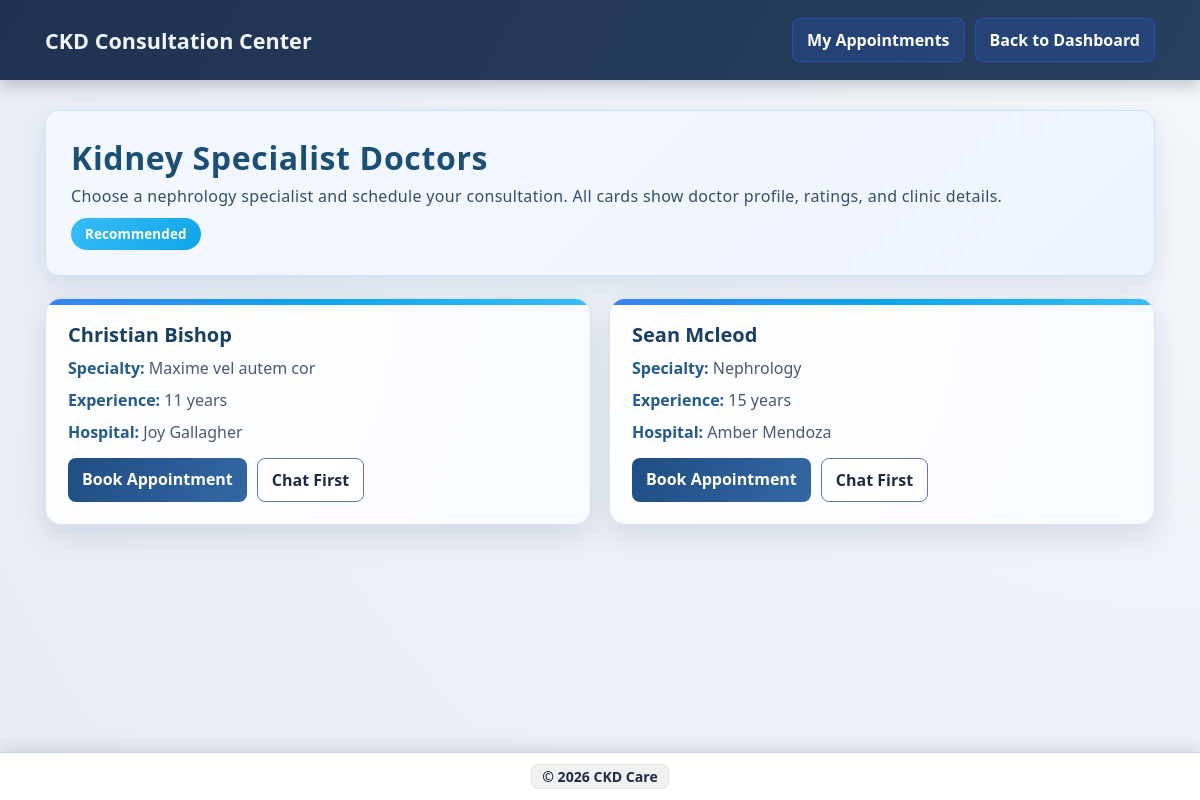
Page /doctors (signed in) on the committed database.
### app.py (models this page shows, shortened)
class User(db.Model):
    id = db.Column(db.Integer, primary_key=True)
    name = db.Column(db.String(120), nullable=False)
    email = db.Column(db.String(120), unique=True, nullable=False)
    password_hash = db.Column(db.String(200), nullable=False)
    role = db.Column(db.String(20), default='patient', nullable=False)
    specialization = db.Column(db.String(120))
    experience_years = db.Column(db.Integer)
    hospital_name = db.Column(db.String(160))
    license_number = db.Column(db.String(120))
    phone = db.Column(db.String(25))
    is_doctor_profile_active = db.Column(db.Boolean, default=False)
    preferred_video_platform = db.Column(db.String(50))
    platform_email = db.Column(db.String(120))
    payment_provider = db.Column(db.String(50))
    payment_account = db.Column(db.String(150))
    created_at = db.Column(db.DateTime, default=datetime.utcnow)
    predictions = db.relationship('PredictionHistory', backref='user', lazy=True, cascade='all, delete-orphan')
    appointments = db.relationship('Appointment', foreign_keys='Appointment.user_id', backref='patient', lazy=True, cascade='all, delete-orphan')
    doctor_appointments = db.relationship('Appointment', foreign_keys='Appointment.doctor_id', backref='doctor_user', lazy=True)
    notifications = db.relationship('Notification', backref='user', lazy=True, cascade='all, delete-orphan')

### app.py (the view)
@app.route('/doctors')
@login_required
@role_required('patient')
def doctors():
    prediction_id = request.args.get('prediction_id', type=int)
    doctors_data = get_available_doctors()
    return render_template('doctors.html', doctors=doctors_data, prediction_id=prediction_id)

### app.py (called while the page is built)
def login_required(f):
    @wraps(f)
    def decorated_function(*args, **kwargs):
        if 'user_id' not in session:
            return redirect(url_for('login'))
        return f(*args, **kwargs)
    return decorated_function

def role_required(role_name):
    def decorator(f):
        @wraps(f)
        def decorated_function(*args, **kwargs):
            if 'user_id' not in session:
                return redirect(url_for('login'))
            if session.get('user_role') != role_name:
                return redirect(url_for('dashboard'))
            return f(*args, **kwargs)
        return decorated_function
    return decorator

def get_available_doctors():
    doctors = User.query.filter_by(role='doctor', is_doctor_profile_active=True).order_by(User.name.asc()).all()
    return [
        {
            'id': doctor.id,
            'name': doctor.name,
            'experience': f"{doctor.experience_years or 0} years",
            'hospital': doctor.hospital_name or 'N/A',
            'specialty': doctor.specialization or 'Nephrology'
        }
        for doctor in doctors
    ]

def get_unread_notification_count(user_id):
    return Notification.query.filter_by(user_id=user_id, is_read=False).count()

@app.context_processor
def inject_global_notification_state():
    user_id = session.get('user_id')
    data = {'unread_notification_count': 0}
    if user_id:
        data['unread_notification_count'] = get_unread_notification_count(user_id)
    data['current_year'] = datetime.utcnow().year
    return data

### templates/doctors.html (shortened to what this page needs)
<!DOCTYPE html>
<html lang="en">
<head>
    <link rel="stylesheet" href="{{ url_for('static', filename='css/consult.css') }}">
</head>
<body>
    <nav class="navbar">
        <div class="navbar-container">
            <div class="navbar-brand">
                <h2>CKD Consultation Center</h2>
            </div>
            <div class="navbar-menu">
                <a href="{{ url_for('appointments') }}" class="btn btn-secondary">My Appointments</a>
                <a href="{{ url_for('dashboard') }}" class="btn btn-secondary">Back to Dashboard</a>
            </div>
        </div>
    </nav>
    <div class="container">
        <div class="page-header booking-header">
            <h1>Kidney Specialist Doctors</h1>
            <p>Choose a nephrology specialist and schedule your consultation. All cards show doctor profile, ratings, and clinic details.</p>
            <div class="pill-highlight">Recommended</div>
        </div>
        <div class="cards-grid">
            {% for doctor in doctors %}
                <div class="doctor-card">
                    <h3 class="doctor-name">{{ doctor.name }}</h3>
                    <p class="doctor-meta"><strong>Specialty:</strong> {{ doctor.specialty }}</p>
                    <p class="doctor-meta"><strong>Experience:</strong> {{ doctor.experience }}</p>
                    <p class="doctor-meta"><strong>Hospital:</strong> {{ doctor.hospital }}</p>
                    <div class="card-actions">
                        <a class="btn btn-primary" href="{{ url_for('book_appointment', doctor_id=doctor.id, prediction_id=prediction_id) }}">Book Appointment</a>
                        <a class="btn btn-outline" href="{{ url_for('patient_chat', doctor_id=doctor.id) }}">Chat First</a>
                    </div>
                </div>
            {% else %}
                <div class="confirm-card" style="padding: 20px;">
                    <p>No registered doctors available yet. Please check back shortly.</p>
                </div>
            {% endfor %}
        </div>
    </div>
    <div class="middle-footer"><span>© {{ current_year if current_year is defined else 2026 }} CKD Care</span></div>
</body>
</html>

### static/css/consult.css (style rules this page uses)
* { margin: 0; padding: 0; box-sizing: border-box; }
body { font-family: 'Segoe UI', Tahoma, Geneva, Verdana, sans-serif; color: #192a40; background: radial-gradient(circle at top right, #f5f7fb 0%, #eef2f8 45%, #e8ecf5 100%); min-height: 100vh; }
.navbar { background: linear-gradient(120deg, #1f3252 0%, #283f5f 100%); color: #ffffff; padding: 18px 0; box-shadow: 0 5px 16px rgba(15, 27, 43, 0.24); position: sticky; top: 0; z-index: 100; }
.navbar-container { max-width: 1150px; margin: 0 auto; padding: 0 20px; display: flex; justify-content: space-between; align-items: center; gap: 14px; }
.navbar-brand h2 { font-size: 1.35rem; font-weight: 700; color: #f0f5ff; }
.navbar-menu { display: flex; gap: 10px; align-items: center; flex-wrap: wrap; justify-content: flex-end; }
.container { max-width: 1150px; margin: 0 auto; padding: 30px 20px 90px; }
.page-header { background: #ffffff; border-radius: 14px; padding: 24px; box-shadow: 0 10px 30px rgba(31, 45, 67, 0.10); border: 1px solid #d7deea; margin-bottom: 22px; }
.page-header h1 { font-size: 1.9rem; color: #0f4c5c; margin-bottom: 8px; }
.page-header p { color: #64748b; line-height: 1.6; font-size: 0.95rem; letter-spacing: 0.02em; }
.btn { display: inline-block; text-decoration: none; border: none; border-radius: 8px; padding: 10px 14px; font-weight: 600; cursor: pointer; transition: all 0.25s ease; text-align: center; }
.btn-primary { background: linear-gradient(120deg, #1f4d84 0%, #3467a2 100%); color: #fff; }
.btn-secondary { background: rgba(35, 47, 72, 0.14); color: #1f2a43; border: 1px solid rgba(79, 98, 140, 0.32); }
.navbar-menu .btn-secondary { background: rgba(37, 99, 235, 0.18); color: #ffffff; border: 1px solid rgba(37, 99, 235, 0.45); }
.btn-outline { background: #ffffff; color: #1f2a43; border: 1px solid #5f769f; }
.cards-grid { display: grid; grid-template-columns: repeat(auto-fit, minmax(255px, 1fr)); gap: 18px; }
.doctor-card, .booking-card, .confirm-card, .appointment-card, .chat-card { background: #ffffff; border-radius: 16px; box-shadow: 0 10px 30px rgba(10, 25, 45, 0.10); }
.doctor-card { padding: 22px; border-top: 4px solid #2a77bf; background: radial-gradient(circle at top left, #ffffff 0%, #f8fbff 100%); border: 1px solid #d7e2f3; box-shadow: 0 12px 28px rgba(30, 58, 92, 0.12); border-radius: 16px; position: relative; overflow: hidden; transition: transform 0.25s ease, box-shadow 0.25s ease, border-color 0.25s ease; }
.doctor-card::before { content: ''; position: absolute; top: 0; left: 0; right: 0; height: 6px; background: linear-gradient(90deg, #3b82f6, #0ea5e9, #38bdf8); border-top-left-radius: 16px; border-top-right-radius: 16px; }
.doctor-name { font-size: 1.25rem; color: #1a3f64; margin-bottom: 8px; font-weight: 700; }
.pill-highlight { display: inline-block; margin-top: 10px; background: linear-gradient(135deg, #38bdf8, #0ea5e9); color: #fff; font-weight: 700; font-size: 0.84rem; letter-spacing: 0.01em; border-radius: 999px; padding: 7px 14px; }
.page-header.booking-header { border: 1px solid #cbe3f8; background: linear-gradient(135deg, #f4f8ff 0%, #eef4ff 100%); box-shadow: 0 10px 28px rgba(43, 81, 130, 0.12); border-radius: 14px; padding: 25px; margin-bottom: 22px; }
.page-header.booking-header h1 { color: #1b4f76; font-size: 2rem; margin-bottom: 5px; letter-spacing: 0.02em; }
.page-header.booking-header p { color: #334e6b; font-size: 1rem; line-height: 1.5; }
.btn-primary { min-width: 175px; }
.doctor-meta { margin: 8px 0; color: #4b5872; line-height: 1.5; }
.doctor-meta strong { color: #245a8e; }
.card-actions { margin-top: 14px; display: flex; gap: 10px; flex-wrap: wrap; }
.middle-footer { position: fixed; left: 0; right: 0; bottom: 0; background: rgba(255, 255, 255, 0.96); color: #1f2a44; padding: 11px 12px; border-top: 1px solid #cbd5e1; text-align: center; box-shadow: 0 -4px 16px rgba(15, 23, 42, 0.12); font-size: 0.88rem; z-index: 999; }
.middle-footer span { display: inline-block; padding: 2px 10px; background: rgba(15, 23, 42, 0.06); border-radius: 8px; border: 1px solid rgba(0, 0, 0, 0.06); font-weight: 600; }
.page-header h1, .page-header p { text-align: left; }
:root { --chat-bg: linear-gradient(180deg, #f9fbff 0%, #edf4fb 100%); --chat-border: #c7d9ee; --page-bg: #f5f7fb; --bubble-sender: #eaf7f1; --bubble-receiver: #f1f6ff; --bubble-sender-border: #2d8f6e; --bubble-receiver-border: #4c7ccd; }

### rows in the picture
User: name "Christian Bishop", specialty "Maxime vel autem cor", experience "11 years", hospital "Joy Gallagher"
User: name "Sean Mcleod", specialty "Nephrology", experience "15 years", hospital "Amber Mendoza"

### other values in the picture
{{ current_year if current_year is defined else 2026 }} "2026"
